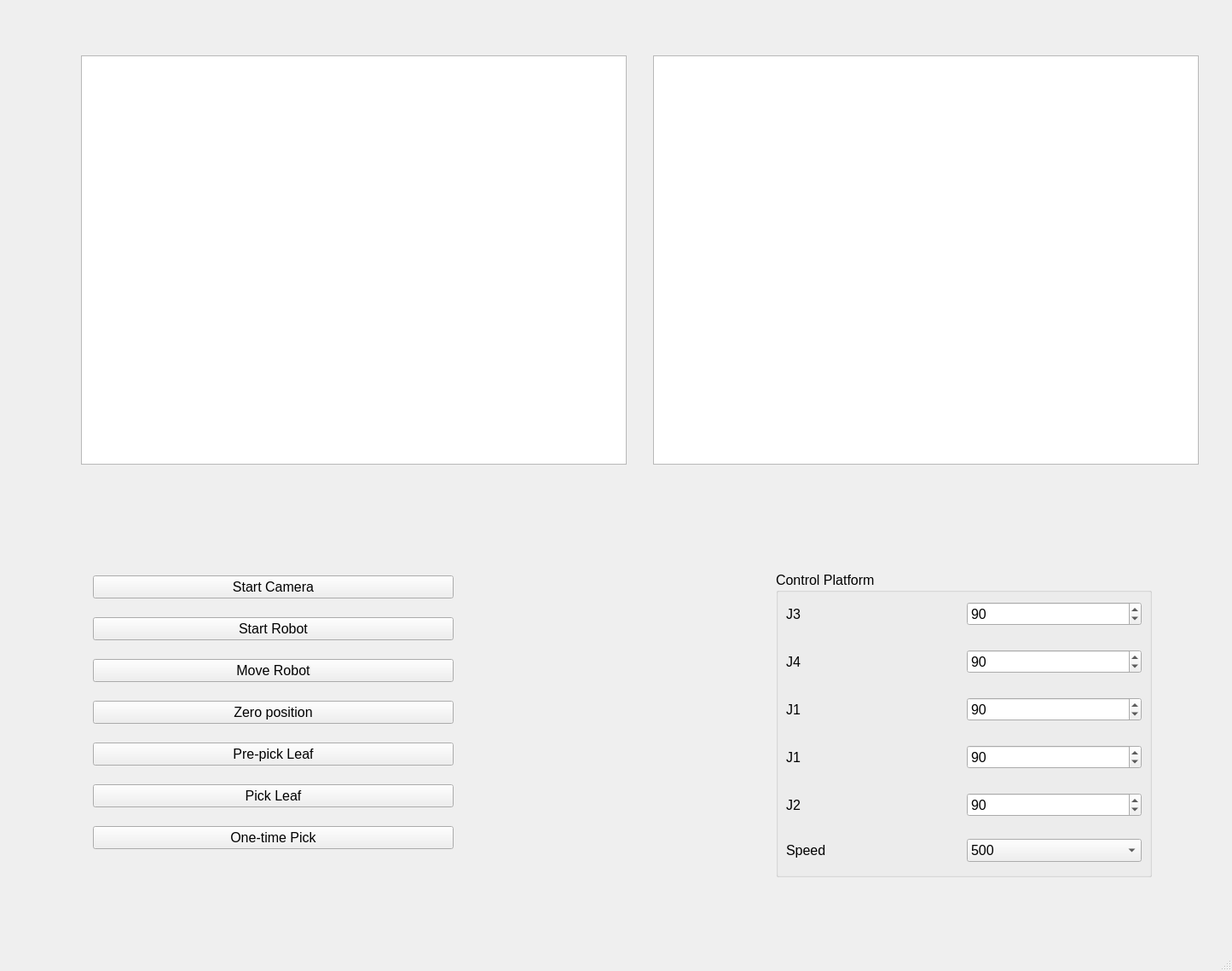
<?xml version="1.0" encoding="UTF-8"?>
<ui version="4.0">
 <class>MainWindow</class>
 <widget class="QMainWindow" name="MainWindow">
  <property name="enabled">
   <bool>true</bool>
  </property>
  <property name="geometry">
   <rect>
    <x>0</x>
    <y>0</y>
    <width>1445</width>
    <height>1139</height>
   </rect>
  </property>
  <property name="palette">
   <palette>
    <active>
     <colorrole role="Highlight">
      <brush brushstyle="SolidPattern">
       <color alpha="255">
        <red>46</red>
        <green>194</green>
        <blue>126</blue>
       </color>
      </brush>
     </colorrole>
    </active>
    <inactive>
     <colorrole role="Highlight">
      <brush brushstyle="SolidPattern">
       <color alpha="255">
        <red>46</red>
        <green>194</green>
        <blue>126</blue>
       </color>
      </brush>
     </colorrole>
    </inactive>
    <disabled/>
   </palette>
  </property>
  <property name="font">
   <font>
    <pointsize>12</pointsize>
   </font>
  </property>
  <property name="acceptDrops">
   <bool>true</bool>
  </property>
  <property name="windowTitle">
   <string>LeafBot</string>
  </property>
  <property name="windowIcon">
   <iconset>
    <normaloff>images.png</normaloff>images.png</iconset>
  </property>
  <widget class="QWidget" name="centralwidget">
   <widget class="QWidget" name="widget" native="true">
    <property name="geometry">
     <rect>
      <x>60</x>
      <y>620</y>
      <width>1361</width>
      <height>463</height>
     </rect>
    </property>
    <widget class="QFrame" name="frame">
     <property name="geometry">
      <rect>
       <x>40</x>
       <y>40</y>
       <width>441</width>
       <height>351</height>
      </rect>
     </property>
     <property name="sizePolicy">
      <sizepolicy hsizetype="Expanding" vsizetype="Preferred">
       <horstretch>0</horstretch>
       <verstretch>0</verstretch>
      </sizepolicy>
     </property>
     <layout class="QVBoxLayout" name="verticalLayout">
      <item>
       <widget class="QPushButton" name="pushButton_4">
        <property name="sizePolicy">
         <sizepolicy hsizetype="Expanding" vsizetype="Fixed">
          <horstretch>0</horstretch>
          <verstretch>0</verstretch>
         </sizepolicy>
        </property>
        <property name="text">
         <string>Start Camera</string>
        </property>
       </widget>
      </item>
      <item>
       <spacer name="verticalSpacer_5">
        <property name="orientation">
         <enum>Qt::Orientation::Vertical</enum>
        </property>
        <property name="sizeType">
         <enum>QSizePolicy::Policy::Fixed</enum>
        </property>
        <property name="sizeHint" stdset="0">
         <size>
          <width>10</width>
          <height>10</height>
         </size>
        </property>
       </spacer>
      </item>
      <item>
       <widget class="QPushButton" name="pushButton">
        <property name="text">
         <string>Start Robot</string>
        </property>
       </widget>
      </item>
      <item>
       <spacer name="verticalSpacer_4">
        <property name="orientation">
         <enum>Qt::Orientation::Vertical</enum>
        </property>
        <property name="sizeType">
         <enum>QSizePolicy::Policy::Fixed</enum>
        </property>
        <property name="sizeHint" stdset="0">
         <size>
          <width>10</width>
          <height>10</height>
         </size>
        </property>
       </spacer>
      </item>
      <item>
       <widget class="QPushButton" name="pushButton_7">
        <property name="text">
         <string>Move Robot</string>
        </property>
       </widget>
      </item>
      <item>
       <spacer name="verticalSpacer_11">
        <property name="orientation">
         <enum>Qt::Orientation::Vertical</enum>
        </property>
        <property name="sizeType">
         <enum>QSizePolicy::Policy::Fixed</enum>
        </property>
        <property name="sizeHint" stdset="0">
         <size>
          <width>10</width>
          <height>10</height>
         </size>
        </property>
       </spacer>
      </item>
      <item>
       <widget class="QPushButton" name="pushButton_3">
        <property name="text">
         <string>Zero position</string>
        </property>
       </widget>
      </item>
      <item>
       <spacer name="verticalSpacer_3">
        <property name="orientation">
         <enum>Qt::Orientation::Vertical</enum>
        </property>
        <property name="sizeType">
         <enum>QSizePolicy::Policy::Fixed</enum>
        </property>
        <property name="sizeHint" stdset="0">
         <size>
          <width>10</width>
          <height>10</height>
         </size>
        </property>
       </spacer>
      </item>
      <item>
       <widget class="QPushButton" name="pushButton_5">
        <property name="text">
         <string>Pre-pick Leaf</string>
        </property>
       </widget>
      </item>
      <item>
       <spacer name="verticalSpacer">
        <property name="orientation">
         <enum>Qt::Orientation::Vertical</enum>
        </property>
        <property name="sizeType">
         <enum>QSizePolicy::Policy::Fixed</enum>
        </property>
        <property name="sizeHint" stdset="0">
         <size>
          <width>10</width>
          <height>10</height>
         </size>
        </property>
       </spacer>
      </item>
      <item>
       <widget class="QPushButton" name="pushButton_2">
        <property name="text">
         <string>Pick Leaf</string>
        </property>
       </widget>
      </item>
      <item>
       <spacer name="verticalSpacer_2">
        <property name="orientation">
         <enum>Qt::Orientation::Vertical</enum>
        </property>
        <property name="sizeType">
         <enum>QSizePolicy::Policy::Fixed</enum>
        </property>
        <property name="sizeHint" stdset="0">
         <size>
          <width>10</width>
          <height>10</height>
         </size>
        </property>
       </spacer>
      </item>
      <item>
       <widget class="QPushButton" name="pushButton_6">
        <property name="text">
         <string>One-time Pick</string>
        </property>
       </widget>
      </item>
     </layout>
    </widget>
    <widget class="QGroupBox" name="groupBox_2">
     <property name="geometry">
      <rect>
       <x>850</x>
       <y>50</y>
       <width>441</width>
       <height>359</height>
      </rect>
     </property>
     <property name="title">
      <string>Control Platform</string>
     </property>
     <layout class="QVBoxLayout" name="verticalLayout_2">
      <item>
       <layout class="QHBoxLayout" name="horizontalLayout_3">
        <item>
         <widget class="QLabel" name="label_4">
          <property name="sizePolicy">
           <sizepolicy hsizetype="Preferred" vsizetype="Preferred">
            <horstretch>0</horstretch>
            <verstretch>0</verstretch>
           </sizepolicy>
          </property>
          <property name="text">
           <string>J3</string>
          </property>
         </widget>
        </item>
        <item>
         <widget class="QDoubleSpinBox" name="doubleSpinBox_3">
          <property name="decimals">
           <number>0</number>
          </property>
          <property name="value">
           <double>90.000000000000000</double>
          </property>
         </widget>
        </item>
       </layout>
      </item>
      <item>
       <spacer name="verticalSpacer_6">
        <property name="orientation">
         <enum>Qt::Orientation::Vertical</enum>
        </property>
        <property name="sizeType">
         <enum>QSizePolicy::Policy::Fixed</enum>
        </property>
        <property name="sizeHint" stdset="0">
         <size>
          <width>13</width>
          <height>20</height>
         </size>
        </property>
       </spacer>
      </item>
      <item>
       <layout class="QHBoxLayout" name="horizontalLayout_4">
        <item>
         <widget class="QLabel" name="label_2">
          <property name="text">
           <string>J4</string>
          </property>
         </widget>
        </item>
        <item>
         <widget class="QDoubleSpinBox" name="doubleSpinBox_4">
          <property name="decimals">
           <number>0</number>
          </property>
          <property name="value">
           <double>90.000000000000000</double>
          </property>
         </widget>
        </item>
       </layout>
      </item>
      <item>
       <spacer name="verticalSpacer_8">
        <property name="orientation">
         <enum>Qt::Orientation::Vertical</enum>
        </property>
        <property name="sizeType">
         <enum>QSizePolicy::Policy::Fixed</enum>
        </property>
        <property name="sizeHint" stdset="0">
         <size>
          <width>13</width>
          <height>20</height>
         </size>
        </property>
       </spacer>
      </item>
      <item>
       <layout class="QHBoxLayout" name="horizontalLayout_5">
        <item>
         <widget class="QLabel" name="label_3">
          <property name="text">
           <string>J1</string>
          </property>
         </widget>
        </item>
        <item>
         <widget class="QDoubleSpinBox" name="doubleSpinBox_6">
          <property name="decimals">
           <number>0</number>
          </property>
          <property name="value">
           <double>90.000000000000000</double>
          </property>
         </widget>
        </item>
       </layout>
      </item>
      <item>
       <spacer name="verticalSpacer_9">
        <property name="orientation">
         <enum>Qt::Orientation::Vertical</enum>
        </property>
        <property name="sizeType">
         <enum>QSizePolicy::Policy::Fixed</enum>
        </property>
        <property name="sizeHint" stdset="0">
         <size>
          <width>13</width>
          <height>20</height>
         </size>
        </property>
       </spacer>
      </item>
      <item>
       <layout class="QHBoxLayout" name="horizontalLayout">
        <item>
         <widget class="QLabel" name="label_5">
          <property name="text">
           <string>J1</string>
          </property>
         </widget>
        </item>
        <item>
         <widget class="QDoubleSpinBox" name="doubleSpinBox">
          <property name="decimals">
           <number>0</number>
          </property>
          <property name="value">
           <double>90.000000000000000</double>
          </property>
         </widget>
        </item>
       </layout>
      </item>
      <item>
       <spacer name="verticalSpacer_7">
        <property name="orientation">
         <enum>Qt::Orientation::Vertical</enum>
        </property>
        <property name="sizeType">
         <enum>QSizePolicy::Policy::Fixed</enum>
        </property>
        <property name="sizeHint" stdset="0">
         <size>
          <width>13</width>
          <height>20</height>
         </size>
        </property>
       </spacer>
      </item>
      <item>
       <layout class="QHBoxLayout" name="horizontalLayout_2">
        <item>
         <widget class="QLabel" name="label">
          <property name="text">
           <string>J2</string>
          </property>
         </widget>
        </item>
        <item>
         <widget class="QDoubleSpinBox" name="doubleSpinBox_2">
          <property name="decimals">
           <number>0</number>
          </property>
          <property name="value">
           <double>90.000000000000000</double>
          </property>
         </widget>
        </item>
       </layout>
      </item>
      <item>
       <spacer name="verticalSpacer_10">
        <property name="orientation">
         <enum>Qt::Orientation::Vertical</enum>
        </property>
        <property name="sizeType">
         <enum>QSizePolicy::Policy::Fixed</enum>
        </property>
        <property name="sizeHint" stdset="0">
         <size>
          <width>13</width>
          <height>18</height>
         </size>
        </property>
       </spacer>
      </item>
      <item>
       <layout class="QHBoxLayout" name="horizontalLayout_6">
        <item>
         <widget class="QLabel" name="label_6">
          <property name="text">
           <string>Speed</string>
          </property>
         </widget>
        </item>
        <item>
         <widget class="QComboBox" name="comboBox">
          <item>
           <property name="text">
            <string>500</string>
           </property>
          </item>
          <item>
           <property name="text">
            <string>1000</string>
           </property>
          </item>
          <item>
           <property name="text">
            <string>2000</string>
           </property>
          </item>
         </widget>
        </item>
       </layout>
      </item>
     </layout>
    </widget>
   </widget>
   <widget class="QWidget" name="layoutWidget">
    <property name="geometry">
     <rect>
      <x>70</x>
      <y>20</y>
      <width>1361</width>
      <height>571</height>
     </rect>
    </property>
    <layout class="QHBoxLayout" name="horizontalLayout_7">
     <item>
      <widget class="QGraphicsView" name="graphicsView">
       <property name="sizePolicy">
        <sizepolicy hsizetype="Preferred" vsizetype="Preferred">
         <horstretch>0</horstretch>
         <verstretch>0</verstretch>
        </sizepolicy>
       </property>
       <property name="maximumSize">
        <size>
         <width>640</width>
         <height>480</height>
        </size>
       </property>
      </widget>
     </item>
     <item>
      <widget class="QGraphicsView" name="graphicsView_2">
       <property name="sizePolicy">
        <sizepolicy hsizetype="Preferred" vsizetype="Preferred">
         <horstretch>0</horstretch>
         <verstretch>0</verstretch>
        </sizepolicy>
       </property>
       <property name="maximumSize">
        <size>
         <width>640</width>
         <height>480</height>
        </size>
       </property>
      </widget>
     </item>
    </layout>
   </widget>
  </widget>
  <widget class="QStatusBar" name="statusbar"/>
 </widget>
 <tabstops>
  <tabstop>pushButton_4</tabstop>
  <tabstop>pushButton</tabstop>
  <tabstop>pushButton_3</tabstop>
  <tabstop>pushButton_5</tabstop>
  <tabstop>pushButton_2</tabstop>
  <tabstop>pushButton_6</tabstop>
  <tabstop>graphicsView</tabstop>
 </tabstops>
 <resources/>
 <connections/>
</ui>
